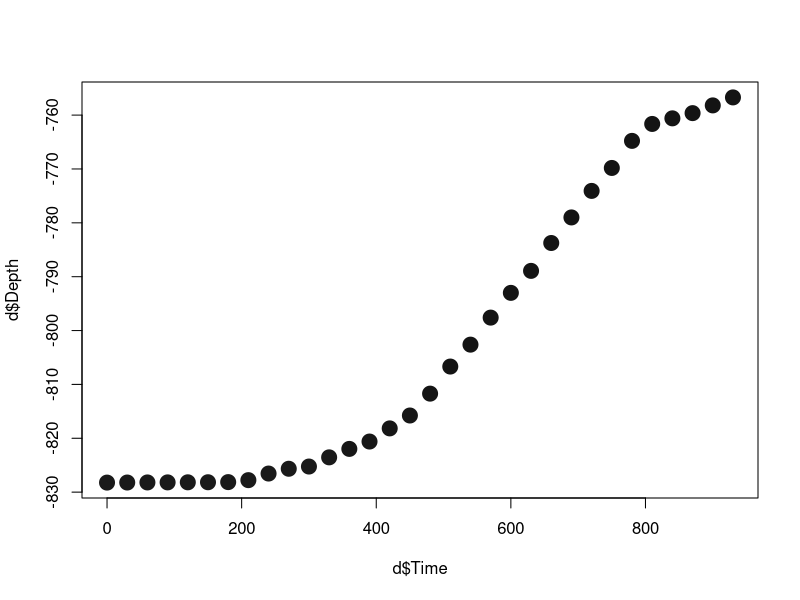
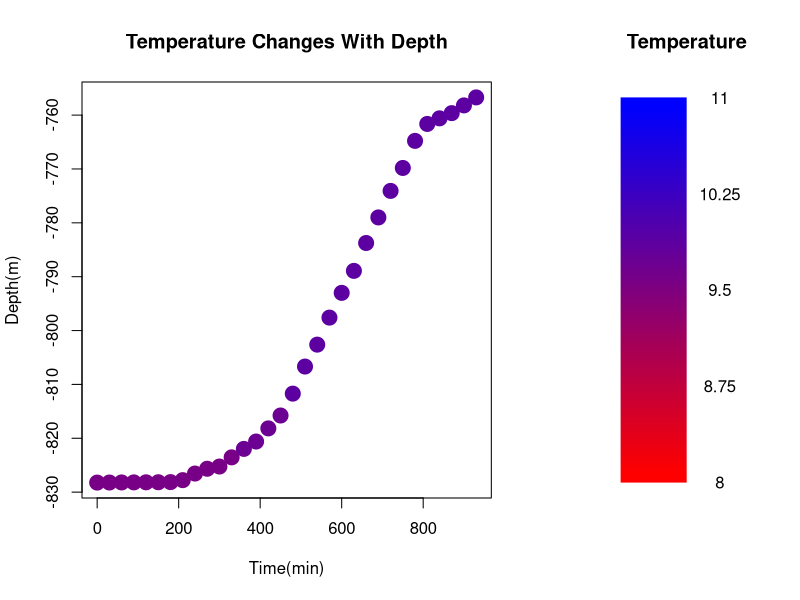

R code for these plots, in order:
d=read.csv("CTD_small.csv.csv")
d$Depth = d$Depth * -1
#x= d$Time
#y=d$Depth
#z=d$TEMPERATURE
#d = d[c(1,5,7)]

d$Time = seq(from=0,to=(length(d$Time)-1)*30,by=30)


colfunc <- colorRampPalette(c("blue", "red"))
plot(x=d$Time,y=d$Depth,pch = 19, cex=2, col=gray((1:100)/100)[d$TEMPERATURE])

layout(matrix(1:2,ncol=2), width = c(2,1),height = c(1,1))
plot(x=d$Time,y=d$Depth,pch = 19, cex=2, col=colfunc(20)[d$TEMPERATURE],xlab="Time(min)", ylab="Depth(m)", main = "Temperature Changes With Depth")

legend_image <- as.raster(matrix(colfunc(20), ncol=1))
plot(c(0,2),c(0,1),type = 'n', axes = F,xlab = '', ylab = '', main = 'Temperature')
text(x=1.5, y = seq(0,1,l=5), labels = seq(8,11,l=5))
rasterImage(legend_image, 0, 0, 1,1)


